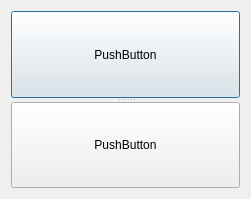
<?xml version="1.0" encoding="UTF-8"?>
<ui version="4.0">
 <class>Dialog</class>
 <widget class="QDialog" name="Dialog">
  <property name="geometry">
   <rect>
    <x>0</x>
    <y>0</y>
    <width>251</width>
    <height>199</height>
   </rect>
  </property>
  <property name="windowTitle">
   <string>Dialog</string>
  </property>
  <layout class="QVBoxLayout" name="verticalLayout">
   <item>
    <widget class="QSplitter" name="splitter">
     <property name="orientation">
      <enum>Qt::Vertical</enum>
     </property>
     <widget class="QPushButton" name="pushButton">
      <property name="text">
       <string>PushButton</string>
      </property>
     </widget>
     <widget class="QPushButton" name="pushButton_2">
      <property name="text">
       <string>PushButton</string>
      </property>
     </widget>
    </widget>
   </item>
  </layout>
 </widget>
 <layoutdefault spacing="6" margin="11"/>
 <resources/>
 <connections/>
</ui>
